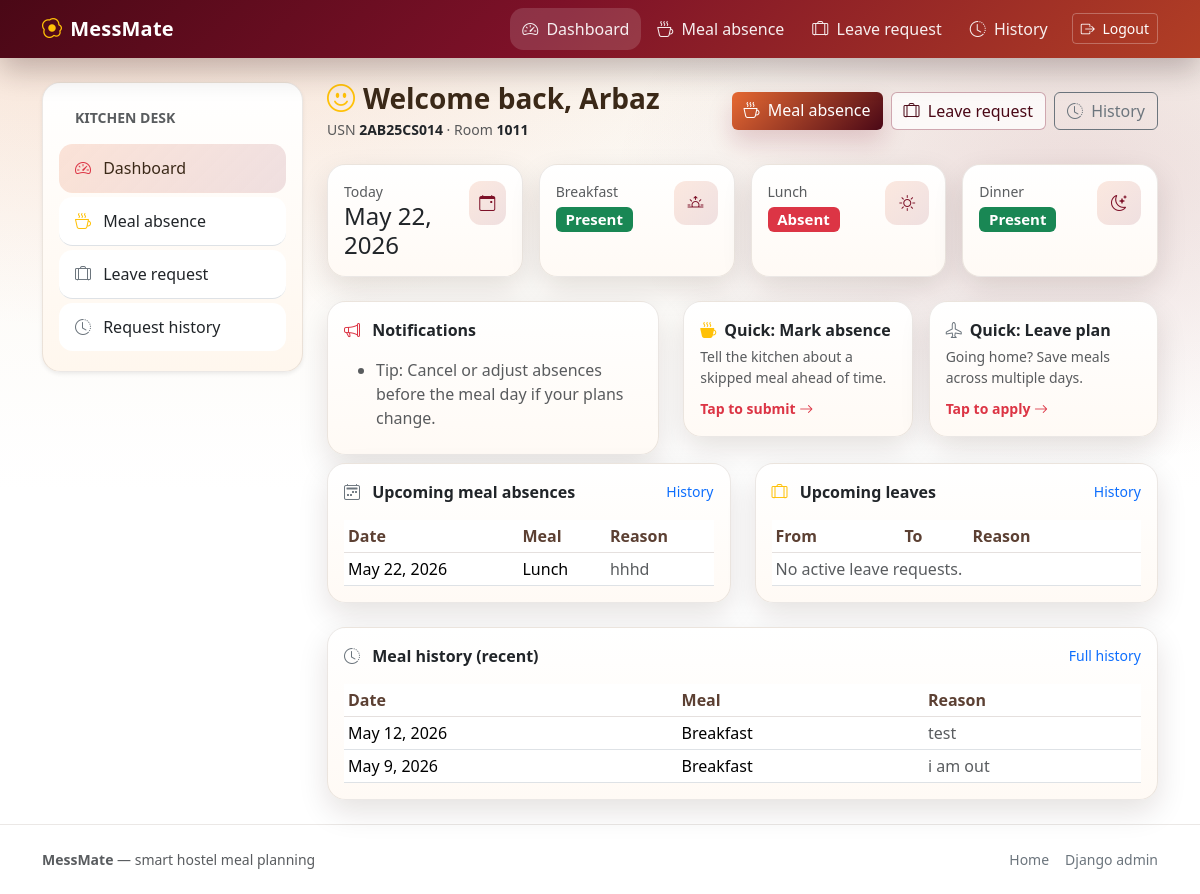
Before: /dashboard/ (signed in) with the older database file.
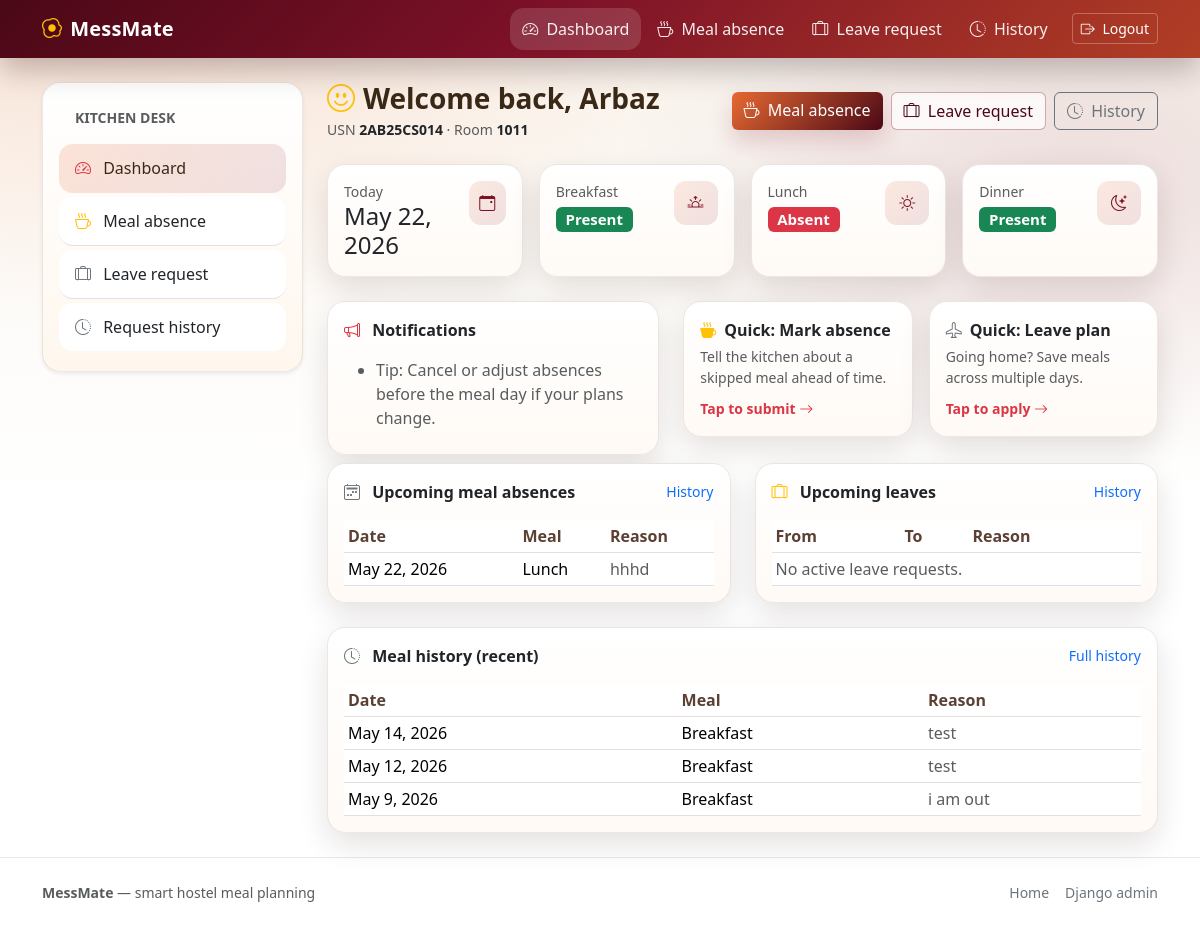
After: the same page with the newer database file.
### mess/models.py (models this page shows, shortened)
class MealAbsence(models.Model):
    class MealType(models.TextChoices):
        BREAKFAST = "BREAKFAST", "Breakfast"
        LUNCH = "LUNCH", "Lunch"
        DINNER = "DINNER", "Dinner"
    student = models.ForeignKey(
        StudentProfile,
        on_delete=models.CASCADE,
        related_name="meal_absences",
    )
    date = models.DateField()
    meal_type = models.CharField(max_length=10, choices=MealType.choices)
    reason = models.TextField(blank=True)
    created_at = models.DateTimeField(auto_now_add=True)
    is_seen = models.BooleanField(default=False)
    class Meta:
        constraints = [
            models.UniqueConstraint(
                fields=["student", "date", "meal_type"],
                name="unique_meal_absence_per_day",
            )
        ]
        ordering = ["-date", "-created_at"]

### mess/views.py (the view)
# urls.py: path("dashboard/", views.student_dashboard, name="student_dashboard"),
@login_required
def student_dashboard(request):
    profile = _get_student_profile(request.user)
    if profile is None:
        messages.error(request, "Student profile not found. Please contact admin.")
        return redirect("home")
    today = _today()
    leave_active_today = LeaveRequest.objects.filter(
        student=profile, from_date__lte=today, to_date__gte=today
    ).exists()
    absent_breakfast = leave_active_today or MealAbsence.objects.filter(
        student=profile, date=today, meal_type=MealAbsence.MealType.BREAKFAST
    ).exists()
    absent_lunch = leave_active_today or MealAbsence.objects.filter(
        student=profile, date=today, meal_type=MealAbsence.MealType.LUNCH
    ).exists()
    absent_dinner = leave_active_today or MealAbsence.objects.filter(
        student=profile, date=today, meal_type=MealAbsence.MealType.DINNER
    ).exists()
    upcoming_meal_absences = MealAbsence.objects.filter(
        student=profile, date__gte=today
    ).order_by("date", "meal_type")
    upcoming_leave_requests = LeaveRequest.objects.filter(
        student=profile, to_date__gte=today
    ).order_by("from_date")
    meal_history = MealAbsence.objects.filter(student=profile, date__lt=today).order_by("-date")[
        :25
    ]
    dashboard_notifications: list[str] = []
    if leave_active_today:
        dashboard_notifications.append(
            "You have an approved leave window that covers today — all meals are treated as absent."
        )
    if not upcoming_meal_absences.exists() and not upcoming_leave_requests.exists():
        dashboard_notifications.append(
            "No upcoming absences scheduled. Submit early to help the mess reduce wastage."
        )
    elif upcoming_meal_absences.exists():
        dashboard_notifications.append(
            "Tip: Cancel or adjust absences before the meal day if your plans change."
        )
    return render(
        request,
        "mess/student_dashboard.html",
        {
            "profile": profile,
            "today": today,
            "absent_breakfast": absent_breakfast,
            "absent_lunch": absent_lunch,
            "absent_dinner": absent_dinner,
            "upcoming_meal_absences": upcoming_meal_absences,
            "upcoming_leave_requests": upcoming_leave_requests,
            "meal_history": meal_history,
            "dashboard_notifications": dashboard_notifications,
        },
    )

### mess/context_processors.py (called while the page is built)
def mess_notifications(request):
    ctx = {"unseen_meal_count": 0, "unseen_leave_count": 0}
    user = getattr(request, "user", None)
    if user is None or not user.is_authenticated or not user.is_staff:
        return ctx
    ctx["unseen_meal_count"] = MealAbsence.objects.filter(is_seen=False).count()
    ctx["unseen_leave_count"] = LeaveRequest.objects.filter(is_seen=False).count()
    return ctx

### mess/views.py (called while the page is built)
def _get_student_profile(user: StudentUser) -> StudentProfile | None:
    try:
        return user.profile
    except StudentProfile.DoesNotExist:
        return None

def _today() -> date:
    return timezone.localdate()

### templates/mess/student_dashboard.html (shortened to what the changed rows need)
{% extends 'base.html' %}
{% block content %}
  <div class="row g-3 mb-4">
    <div class="col-12 col-md-6 col-xl-3">
      <div class="card card-mess h-100">
        <div class="card-body">
          <div class="d-flex justify-content-between align-items-start">
            <div>
              <div class="text-muted small">Today</div>
              <div class="h4 mb-0">{{ today }}</div>
            </div>
          </div>
        </div>
      </div>
    </div>
  </div>
  <div class="row g-4 mb-2">
    <div class="col-12 col-lg-5">
      <div class="card card-mess h-100">
        <div class="card-body">
          {% if dashboard_notifications %}
            <ul class="mb-0">
              {% for note in dashboard_notifications %}
                <li class="mb-2 text-muted">{{ note }}</li>
              {% endfor %}
            </ul>
          {% else %}
            <div class="text-muted">You're all caught up.</div>
          {% endif %}
        </div>
      </div>
    </div>
  </div>
  <div class="row g-4">
    <div class="col-12 col-lg-6">
      <div class="card card-mess h-100">
        <div class="card-body">
          <div class="table-responsive">
            <table class="table table-sm align-middle table-mess mb-0">
              <thead>
                <tr>
                  <th>Date</th>
                  <th>Meal</th>
                  <th>Reason</th>
                </tr>
              </thead>
              <tbody>
                {% for a in upcoming_meal_absences %}
                  <tr>
                    <td>{{ a.date }}</td>
                    <td>{{ a.get_meal_type_display }}</td>
                    <td class="text-muted">{{ a.reason|default:"—" }}</td>
                  </tr>
                {% empty %}
                  <tr><td colspan="3" class="text-muted">No upcoming meal absences.</td></tr>
                {% endfor %}
              </tbody>
            </table>
          </div>
        </div>
      </div>
    </div>
    <div class="col-12 col-lg-6">
      <div class="card card-mess h-100">
        <div class="card-body">
          <div class="table-responsive">
            <table class="table table-sm align-middle table-mess mb-0">
              <thead>
                <tr>
                  <th>From</th>
                  <th>To</th>
                  <th>Reason</th>
                </tr>
              </thead>
            </table>
          </div>
        </div>
      </div>
    </div>
    <div class="col-12">
      <div class="card card-mess">
        <div class="card-body">
          <div class="table-responsive">
            <table class="table table-sm align-middle table-mess mb-0">
              <thead>
                <tr>
                  <th>Date</th>
                  <th>Meal</th>
                  <th>Reason</th>
                </tr>
              </thead>
              <tbody>
                {% for a in meal_history %}
                  <tr>
                    <td>{{ a.date }}</td>
                    <td>{{ a.get_meal_type_display }}</td>
                    <td class="text-muted">{{ a.reason|default:"—" }}</td>
                  </tr>
                {% empty %}
                  <tr><td colspan="3" class="text-muted">No past meal absences yet.</td></tr>
                {% endfor %}
              </tbody>
            </table>
          </div>
        </div>
      </div>
    </div>
  </div>
{% endblock %}

Changed rows visible on the page:
added MealAbsence: date "May 14, 2026", meal_type "Breakfast", reason "test"
